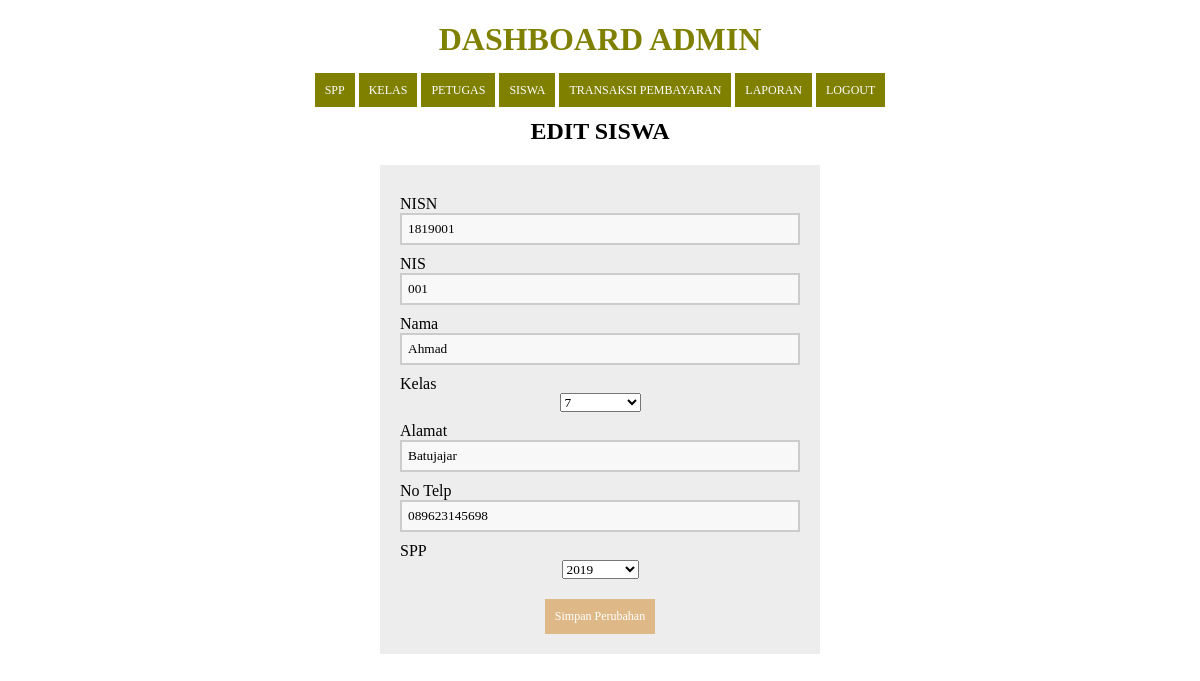
/edit_siswa.php?id=1819001 (signed in), run on the app's committed database.
### tables this page shows
CREATE TABLE `siswa` (
  `nisn` varchar(11) NOT NULL,
  `nis` varchar(11) NOT NULL,
  `nama` varchar(35) NOT NULL,
  `id_kelas` int(11) NOT NULL,
  `alamat` text NOT NULL,
  `no_telp` varchar(13) NOT NULL,
  `id_spp` int(11) NOT NULL
);

CREATE TABLE `kelas` (
  `id_kelas` int(11) NOT NULL,
  `nama_kelas` varchar(10) NOT NULL,
  `kompetensi_keahlian` varchar(50) NOT NULL
);

CREATE TABLE `spp` (
  `id_spp` int(11) NOT NULL,
  `tahun` int(11) NOT NULL,
  `nominal` int(11) NOT NULL
);

### edit_siswa.php (the view, shortened to what this page needs)
<?php
include 'koneksi.php';
  if (isset($_GET['id'])) {
    $id = ($_GET["id"]);
    $query = "SELECT * FROM siswa WHERE nisn='$id'";
    $result = mysqli_query($koneksi, $query);
    $data = mysqli_fetch_assoc($result);
  } else {
    echo "<script>alert('Masukkan data id.');window.location='siswa.php';</script>";
  }
  ?>
<!DOCTYPE html>
<html>
  <head>
  </head>
<body>
  <?php
  include ('header.php');
?>
      <center>
        <h2>Edit Siswa</h2>
      <center>
      <form method="POST" action="proses_editsiswa.php" enctype="multipart/form-data" >
      <section class="base">
        <div>
         <label>NISN</label>
        <input name="nisn" value="<?php echo $data['nisn']; ?>" required=""/>
        </div>
        <div>
           <label>NIS</label>
        <input name="nis" value="<?php echo $data['nis']; ?>" required=""/>
        </div>
        <div>
           <label>Nama</label>
        <input name="nama" value="<?php echo $data['nama']; ?>"/>
        </div>
       <div>
         <label>Kelas</label>
          <select name="id_kelas">
            <?php
                $idkelasygdipilih=$data['id_kelas'];
                $query = "SELECT * FROM kelas ORDER BY nama_kelas ASC";
                $result = mysqli_query($koneksi, $query);
                while($row = mysqli_fetch_assoc($result))
                {
                ?>
           <option value="<?php echo $row['id_kelas']; ?>" <?php if($row['id_kelas']=="$idkelasygdipilih"){?> selected="selected" <?php } ?>><?php echo $row['nama_kelas']; ?></option>
           <?php
                }
                ?>
           </select>
      </div>
        <div>
           <label>Alamat</label>
        <input name="alamat" value="<?php echo $data['alamat']; ?>"/>
      </div>
        <div>
           <label>No Telp</label>
        <input name="no_telp" value="<?php echo $data['no_telp']; ?>"/>
      </div>
        <div>
         <label>SPP</label>
          <select name="id_spp">
            <?php
             $idsppygdipilih=$data['id_spp'];
                $query = "SELECT * FROM spp ORDER BY nominal ASC";
                $result = mysqli_query($koneksi, $query);
                while($row = mysqli_fetch_assoc($result))
                {
                ?>
            <option value="<?php echo $row['id_spp']; ?>" <?php if($row['id_spp']=="$idsppygdipilih"){?> selected="selected" <?php } ?>><?php echo $row['tahun']; ?></option>
           <?php
                }
                ?>
           </select>
      </div>
        <div>
         <button type="submit">Simpan Perubahan</button>
        </div>
        </section>
      </form>
</body>
</html>

### edit_siswa.php (style rules this page uses)
* { font-family: "Trebuchet MS"; }
h2 { text-transform: uppercase; color: black; }
button { background-color: burlywood; color: #fff; padding: 10px; text-decoration: none; font-size: 12px; border: 0px; margin-top: 20px; }
label { margin-top: 10px; float: left; text-align: left; width: 100%; }
input { padding: 6px; width: 100%; box-sizing: border-box; background: #f8f8f8; border: 2px solid #ccc; outline-color: burlywood; }
div { width: 100%; height: auto; }
.base { width: 400px; height: auto; padding: 20px; margin-left: auto; margin-right: auto; background: #ededed; }

### header.php (style rules this page uses)
* { font-family: "fantasy"; }

### data on the page
siswa: nisn "1819001", nis "001", nama "Ahmad", id_kelas "7", alamat "Batujajar", no_telp "089623145698", id_spp "2019"
